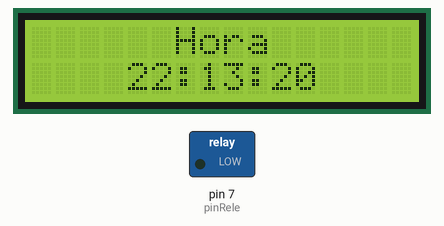
The sketch below on a simulated Arduino Uno, built with avr-gcc and run on an emulated ATmega328P. On the bench: 16×2 character LCD, switched loads named in the sketch (green lamp = pin HIGH). The local clock reads 2024-03-15 10:24:30 at power-on unless the sketch sets it; storage starts empty; what the sketch prints to the serial monitor is not drawn.

Above: at 0.2 s.
At 4.3 s:
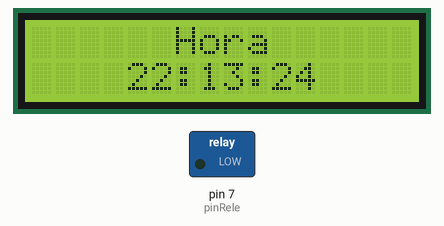
At 9.5 s:
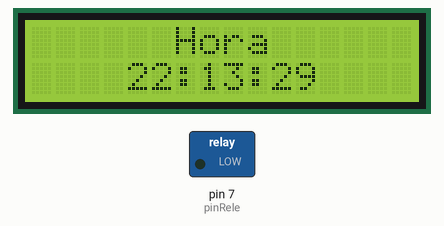
At 18.7 s:
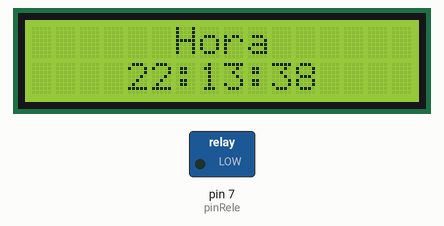
At 28.0 s:
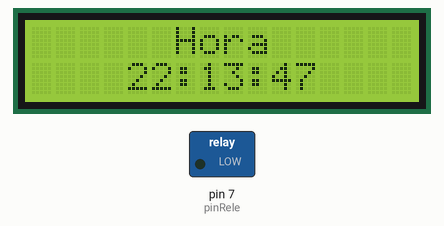
At 38.3 s:
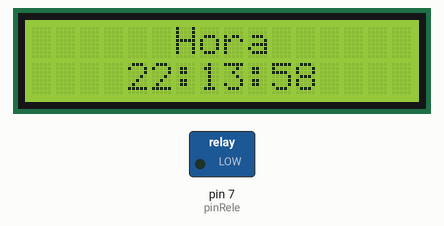

The sketch:

codigoterminado.ino
```cpp
#include <SoftwareSerial.h>
#include <RTClib.h>
#include <Wire.h>
#include <SPI.h>
#include <SD.h>
#include <LiquidCrystal_I2C.h>

RTC_DS3231 rtc;
SoftwareSerial ble(10, 11);
const int chipSelect = 4; // Pines de la SD (puede variar según tu shield)
const int pinRele = 7; // Pin donde se conecta el rele
LiquidCrystal_I2C lcd(0x27, 16, 2);

struct Horario {
  int hora;
  int minuto;
  int duracion;
};

Horario horarios[] = {
  {8, 5, 2},
  {8, 45, 4},
  {9, 40, 2},
  {10, 20, 4},
  {11, 15, 2},
  {11, 55, 2},
  {12, 35, 4},
  {14, 25, 2},
  {15, 5, 4},
  {15, 55, 2},
  {16, 35, 4},
  {17, 25, 2},
  {18, 5, 4}
};

void setup() {
  Serial.begin(9600);
  pinMode(pinRele, OUTPUT);
  digitalWrite(pinRele, LOW);

  lcd.init();
  lcd.backlight();

  if (!SD.begin(chipSelect)) {
    Serial.println("Error iniciando la tarjeta SD");
    return;
  }

  if (!rtc.begin()) {
    Serial.println("Modulo RTC no encontrado !");
    while (1);
  }
  DateTime fechaRTC = rtc.now();

  // Intentar leer la hora de la SD
  if (SD.exists("fecha.txt")) {
    File archivo = SD.open("fecha.txt");
    if (archivo) {
      String linea = archivo.readStringUntil('\n');
      archivo.close();
      int dia, mes, ano, hora, minuto, segundo;
      sscanf(linea.c_str(), "%d/%d/%d %d:%d:%d", &dia, &mes, &ano, &hora, &minuto, &segundo);
      DateTime fechaSD(ano, mes, dia, hora, minuto, segundo);

      // Comparar las fechas: si la de la SD es más reciente, ajustar el RTC
      if (fechaSD > fechaRTC) {
        rtc.adjust(fechaSD);
        Serial.println("Hora actualizada desde la SD:");
        Serial.println(linea);
      } else {
        Serial.println("La hora del RTC es más reciente o igual a la de la SD.");
      }
    }
  } else {
    // Ajustar al momento de la compilación si no hay datos en la SD
    rtc.adjust(DateTime(__DATE__, __TIME__));
    Serial.println("No se encontró fecha en la SD, ajustando a la hora de compilación.");
  }
}

void activarRele(int duracion) {
  digitalWrite(pinRele, HIGH);
  delay(duracion * 1000);
  digitalWrite(pinRele, LOW);
}

void loop() {
  DateTime fecha = rtc.now();
  Serial.print(fecha.day());
  Serial.print("/");
  Serial.print(fecha.month());
  Serial.print("/");
  Serial.print(fecha.year());
  Serial.print(" ");
  Serial.print(fecha.hour());
  Serial.print(":");
  Serial.print(fecha.minute());
  Serial.print(":");
  Serial.println(fecha.second());

  lcd.clear();
  lcd.setCursor(6, 0);
  lcd.print("Hora");
  lcd.setCursor(4, 1);
  lcd.print(fecha.hour());
  lcd.print(":");
  lcd.print(fecha.minute());
  lcd.print(":");
  lcd.print(fecha.second());

  for (int i = 0; i < sizeof(horarios) / sizeof(horarios[0]); i++) {
    if (fecha.hour() == horarios[i].hora && fecha.minute() == horarios[i].minuto && fecha.second() == 0) {
      activarRele(horarios[i].duracion);
    }
  }

  delay(1000);

  // Guardar la hora actual en la SD
  File archivo = SD.open("fecha.txt", FILE_WRITE);
  if (archivo) {
    archivo.print(fecha.day());
    archivo.print("/");
    archivo.print(fecha.month());
    archivo.print("/");
    archivo.print(fecha.year());
    archivo.print(" ");
    archivo.print(fecha.hour());
    archivo.print(":");
    archivo.print(fecha.minute());
    archivo.print(":");
    archivo.println(fecha.second());
    archivo.close();
  } else {
    Serial.println("Error al abrir fecha.txt");
  }
}
```

Measured:
- what the display in image 1 shows lasts 1.0 s, from 4.3 s to 5.3 s
